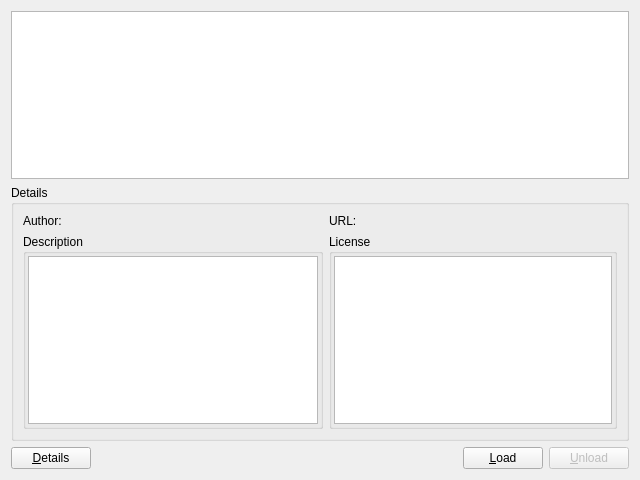
<?xml version="1.0" encoding="UTF-8"?>
<ui version="4.0">
 <class>PluginManagerWindowUI</class>
 <widget class="QWidget" name="PluginManagerWindowUI">
  <property name="geometry">
   <rect>
    <x>0</x>
    <y>0</y>
    <width>640</width>
    <height>480</height>
   </rect>
  </property>
  <property name="sizePolicy">
   <sizepolicy hsizetype="Expanding" vsizetype="Expanding">
    <horstretch>0</horstretch>
    <verstretch>0</verstretch>
   </sizepolicy>
  </property>
  <property name="windowTitle">
   <string>Plug-ins</string>
  </property>
  <layout class="QGridLayout" name="gridLayout">
   <item row="2" column="0" colspan="2">
    <layout class="QHBoxLayout" name="horizontalLayout">
     <item>
      <widget class="QPushButton" name="pushButtonDetails">
       <property name="text">
        <string>&amp;Details</string>
       </property>
       <property name="checkable">
        <bool>true</bool>
       </property>
      </widget>
     </item>
     <item>
      <spacer name="horizontalSpacer">
       <property name="orientation">
        <enum>Qt::Horizontal</enum>
       </property>
       <property name="sizeHint" stdset="0">
        <size>
         <width>40</width>
         <height>20</height>
        </size>
       </property>
      </spacer>
     </item>
     <item>
      <widget class="QPushButton" name="pushButtonLoad">
       <property name="text">
        <string>&amp;Load</string>
       </property>
      </widget>
     </item>
     <item>
      <widget class="QPushButton" name="pushButtonUnload">
       <property name="enabled">
        <bool>false</bool>
       </property>
       <property name="text">
        <string>&amp;Unload</string>
       </property>
      </widget>
     </item>
    </layout>
   </item>
   <item row="1" column="0" colspan="2">
    <widget class="QGroupBox" name="groupBoxDetails">
     <property name="sizePolicy">
      <sizepolicy hsizetype="Preferred" vsizetype="Preferred">
       <horstretch>0</horstretch>
       <verstretch>0</verstretch>
      </sizepolicy>
     </property>
     <property name="title">
      <string>Details</string>
     </property>
     <layout class="QGridLayout" name="gridLayout_2">
      <item row="0" column="0">
       <widget class="QLabel" name="label">
        <property name="text">
         <string>Author:</string>
        </property>
       </widget>
      </item>
      <item row="0" column="1">
       <widget class="QLabel" name="labelAuthor">
        <property name="sizePolicy">
         <sizepolicy hsizetype="Expanding" vsizetype="Preferred">
          <horstretch>0</horstretch>
          <verstretch>0</verstretch>
         </sizepolicy>
        </property>
        <property name="text">
         <string/>
        </property>
        <property name="openExternalLinks">
         <bool>true</bool>
        </property>
       </widget>
      </item>
      <item row="0" column="2">
       <widget class="QLabel" name="label_3">
        <property name="text">
         <string>URL:</string>
        </property>
       </widget>
      </item>
      <item row="0" column="3">
       <widget class="QLabel" name="labelURL">
        <property name="sizePolicy">
         <sizepolicy hsizetype="Expanding" vsizetype="Preferred">
          <horstretch>0</horstretch>
          <verstretch>0</verstretch>
         </sizepolicy>
        </property>
        <property name="text">
         <string/>
        </property>
        <property name="openExternalLinks">
         <bool>true</bool>
        </property>
       </widget>
      </item>
      <item row="1" column="0" colspan="2">
       <widget class="QGroupBox" name="groupBoxDescription">
        <property name="title">
         <string>Description</string>
        </property>
        <layout class="QGridLayout" name="gridLayout_3">
         <property name="leftMargin">
          <number>2</number>
         </property>
         <property name="topMargin">
          <number>2</number>
         </property>
         <property name="rightMargin">
          <number>2</number>
         </property>
         <property name="bottomMargin">
          <number>2</number>
         </property>
         <item row="0" column="0">
          <widget class="QTextBrowser" name="textBrowserDescription">
           <property name="openExternalLinks">
            <bool>true</bool>
           </property>
          </widget>
         </item>
        </layout>
       </widget>
      </item>
      <item row="1" column="2" colspan="2">
       <widget class="QGroupBox" name="groupBoxLicense">
        <property name="title">
         <string>License</string>
        </property>
        <layout class="QGridLayout" name="gridLayout_4">
         <property name="leftMargin">
          <number>2</number>
         </property>
         <property name="topMargin">
          <number>2</number>
         </property>
         <property name="rightMargin">
          <number>2</number>
         </property>
         <property name="bottomMargin">
          <number>2</number>
         </property>
         <item row="0" column="0">
          <widget class="QTextBrowser" name="textBrowserLicense">
           <property name="openExternalLinks">
            <bool>true</bool>
           </property>
          </widget>
         </item>
        </layout>
       </widget>
      </item>
     </layout>
    </widget>
   </item>
   <item row="0" column="0" colspan="2">
    <widget class="QTableView" name="tableView">
     <property name="sizePolicy">
      <sizepolicy hsizetype="Expanding" vsizetype="Expanding">
       <horstretch>0</horstretch>
       <verstretch>0</verstretch>
      </sizepolicy>
     </property>
     <property name="selectionMode">
      <enum>QAbstractItemView::SingleSelection</enum>
     </property>
     <property name="selectionBehavior">
      <enum>QAbstractItemView::SelectRows</enum>
     </property>
     <attribute name="horizontalHeaderStretchLastSection">
      <bool>true</bool>
     </attribute>
    </widget>
   </item>
  </layout>
 </widget>
 <resources/>
 <connections/>
</ui>
